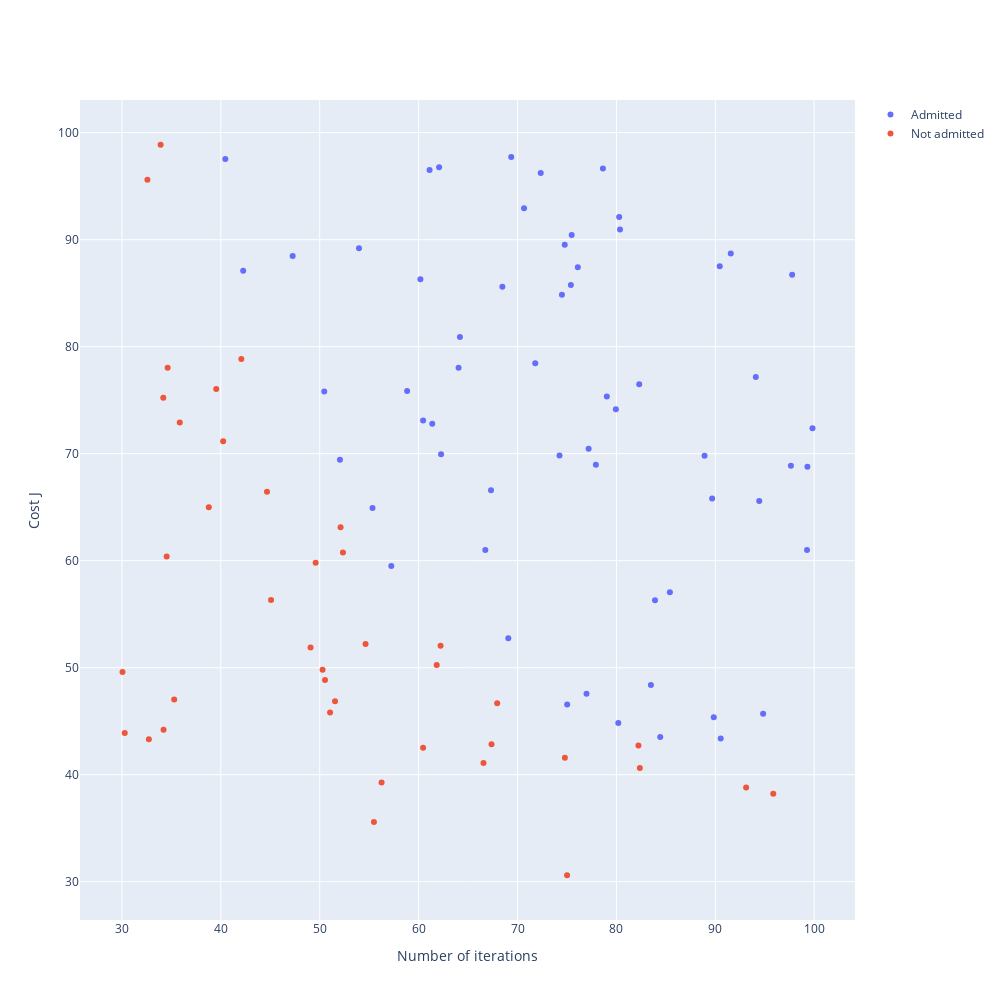

Notebook code cell kept with this figure:
### Code cell
fig_plotly = go.Figure()

layout = go.Layout( autosize=False,
                    width=1000,
                    height=1000,
                    xaxis = dict( title_text = "Number of iterations"),
                    yaxis = dict( title_text = "Cost J") )

fig_plotly.layout = layout
fig_plotly.add_trace( trace_positive )
fig_plotly.add_trace( trace_negative )
